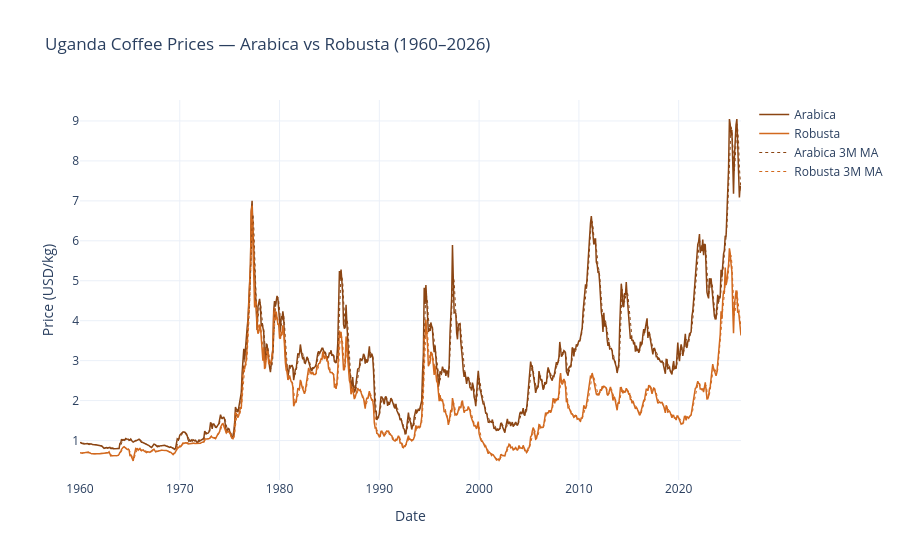

The notebook cell saved with this chart:
### Code cell
# Add 30-day rolling average (monthly data so 3-month rolling)
df["arabica_ma3"] = df["arabica_usd"].rolling(3).mean()
df["robusta_ma3"] = df["robusta_usd"].rolling(3).mean()

# Plot
import plotly.graph_objects as go

fig = go.Figure()

fig.add_trace(go.Scatter(
    x=df["date"], y=df["arabica_usd"],
    name="Arabica", line=dict(color="#8B4513", width=1.5)
))
fig.add_trace(go.Scatter(
    x=df["date"], y=df["robusta_usd"],
    name="Robusta", line=dict(color="#D2691E", width=1.5)
))
fig.add_trace(go.Scatter(
    x=df["date"], y=df["arabica_ma3"],
    name="Arabica 3M MA", line=dict(color="#8B4513", dash="dot", width=1)
))
fig.add_trace(go.Scatter(
    x=df["date"], y=df["robusta_ma3"],
    name="Robusta 3M MA", line=dict(color="#D2691E", dash="dot", width=1)
))

fig.update_layout(
    title="Uganda Coffee Prices — Arabica vs Robusta (1960–2026)",
    xaxis_title="Date",
    yaxis_title="Price (USD/kg)",
    template="plotly_white",
    hovermode="x unified"
)

fig.show()

### Figure 1 — Plotly figure (JSON) as saved in the notebook; plotly's stock layout.template omitted (floating-point values rounded to 4 significant figures; data arrays with more than 128 entries replaced by an {"elided": "..."} marker saying what was removed)
{"data": [{"line": {"color": "#8B4513", "width": 1.5}, "name": "Arabica", "type": "scatter", "x": {"elided": "796 str values"}, "y": {"elided": "796 float values"}}, {"line": {"color": "#D2691E", "width": 1.5}, "name": "Robusta", "type": "scatter", "x": {"elided": "796 str values"}, "y": {"elided": "796 float values"}}, {"line": {"color": "#8B4513", "dash": "dot", "width": 1}, "name": "Arabica 3M MA", "type": "scatter", "x": {"elided": "796 str values"}, "y": {"elided": "796 float values"}}, {"line": {"color": "#D2691E", "dash": "dot", "width": 1}, "name": "Robusta 3M MA", "type": "scatter", "x": {"elided": "796 str values"}, "y": {"elided": "796 float values"}}], "layout": {"hovermode": "x unified", "title": {"text": "Uganda Coffee Prices — Arabica vs Robusta (1960–2026)"}, "xaxis": {"title": {"text": "Date"}}, "yaxis": {"title": {"text": "Price (USD/kg)"}}}}
